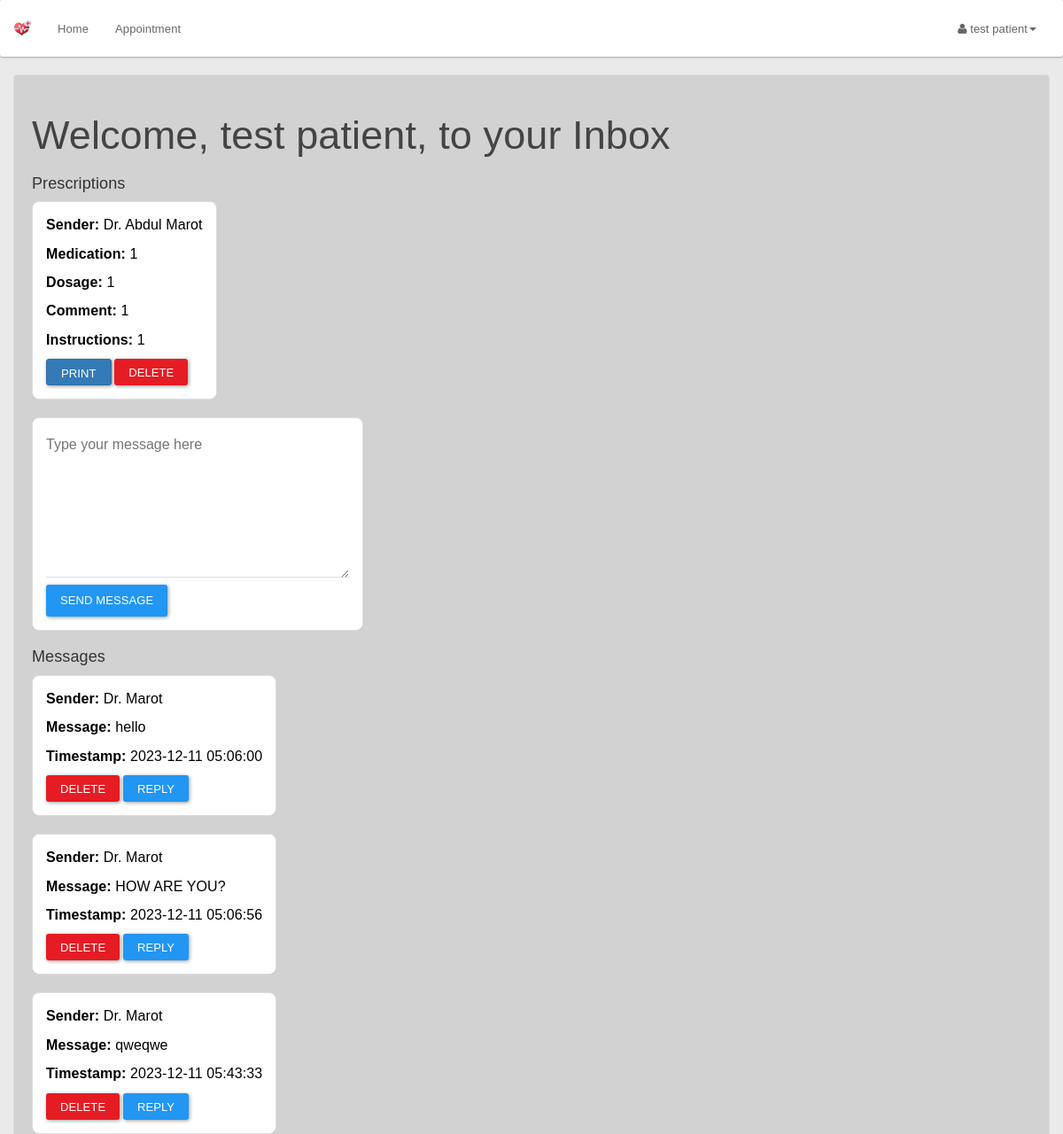
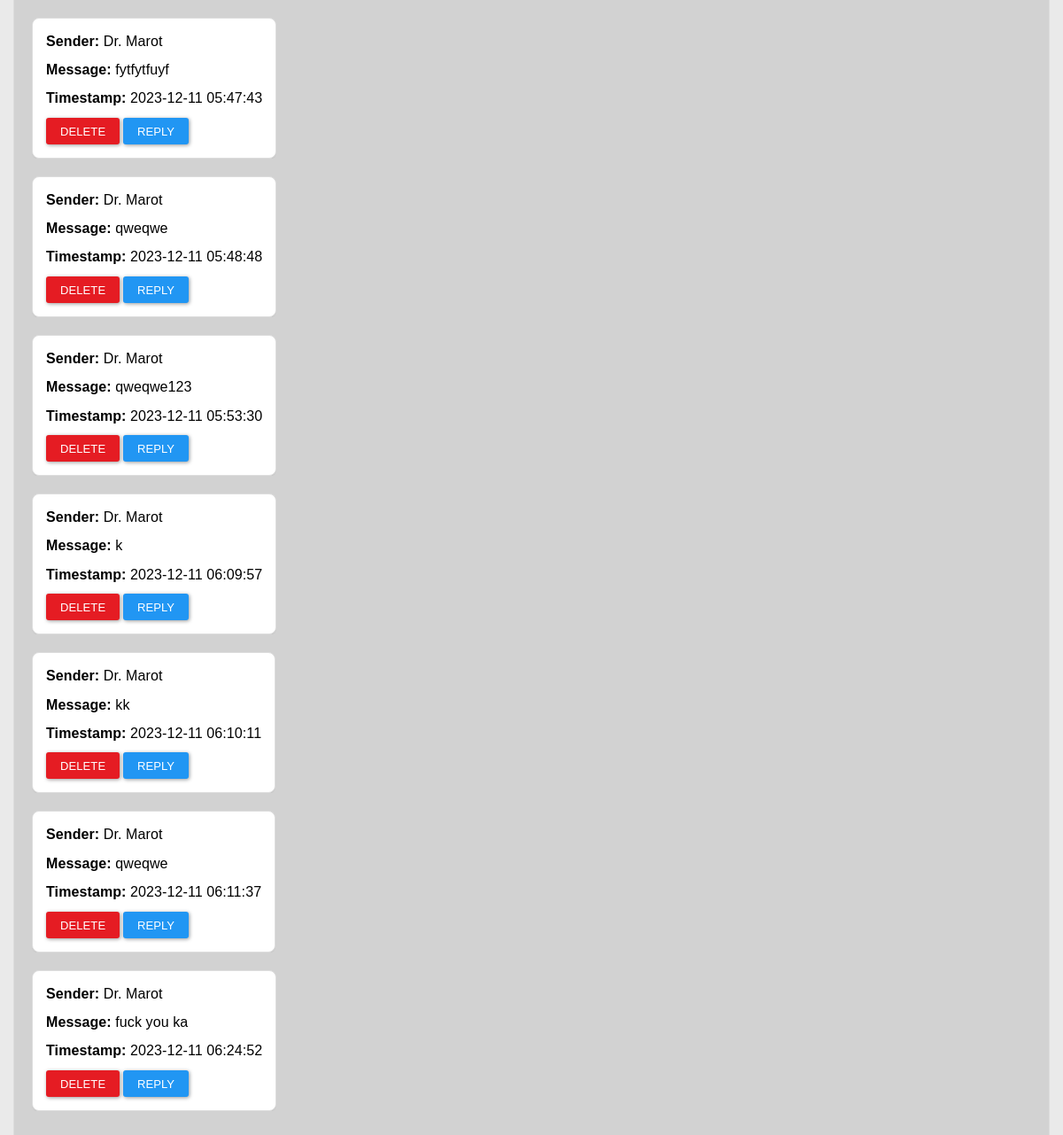
Screenshot of /patient/inbox.php (signed in) with the database file from the repository (2 pictures, top to bottom).
### tables this page shows
CREATE TABLE `patient` (
  `philhealthId` bigint(12) NOT NULL,
  `password` varchar(20) NOT NULL,
  `patientFirstName` varchar(20) NOT NULL,
  `patientLastName` varchar(20) NOT NULL,
  `patientMaritialStatus` varchar(10) NOT NULL,
  `patientDOB` date NOT NULL,
  `patientGender` varchar(10) NOT NULL,
  `patientAddress` varchar(100) NOT NULL,
  `patientPhone` varchar(15) NOT NULL,
  `patientEmail` varchar(100) NOT NULL,
  `appointmentType` enum('tb','prenatal') NOT NULL DEFAULT 'tb'
);

CREATE TABLE `prenatalprescription` (
  `prescriptionId` int(11) NOT NULL,
  `philhealthId` bigint(20) DEFAULT NULL,
  `medication` varchar(255) NOT NULL,
  `icDoctor` bigint(20) DEFAULT NULL,
  `dosage` varchar(100) NOT NULL,
  `comment` text NOT NULL,
  `instructions` text NOT NULL,
  `prescriptionDate` date DEFAULT current_timestamp()
);

CREATE TABLE `doctor` (
  `icDoctor` bigint(12) NOT NULL,
  `password` varchar(20) NOT NULL,
  `doctorId` int(3) NOT NULL,
  `doctorFirstName` varchar(50) NOT NULL,
  `doctorLastName` varchar(50) NOT NULL,
  `doctorAddress` varchar(100) NOT NULL,
  `doctorPhone` varchar(15) NOT NULL,
  `doctorEmail` varchar(20) NOT NULL,
  `doctorDOB` date NOT NULL,
  `doctorRole` varchar(255) DEFAULT NULL
);

CREATE TABLE `doctormessages` (
  `messageId` int(11) NOT NULL,
  `senderId` bigint(20) DEFAULT NULL,
  `receiverId` bigint(20) DEFAULT NULL,
  `messageContent` text DEFAULT NULL,
  `timestamp` timestamp NOT NULL DEFAULT current_timestamp()
);

### patient/inbox.php (the view, shortened to what this page needs)
<?php
include_once '../assets/conn/dbconnect.php';
$session = $_SESSION['patientSession'];
$res = mysqli_query($con, "SELECT * FROM patient WHERE philhealthId=" . $session);
$userRow = mysqli_fetch_array($res, MYSQLI_ASSOC);
$appointmentType = $userRow['appointmentType'];
$prescriptionQuery = "";
if ($appointmentType === 'tb') {
    $prescriptionQuery = "SELECT t.*, d.doctorFirstName, d.doctorLastName
                          FROM tbprescription t
                          JOIN doctor d ON t.icDoctor = d.icDoctor
                          WHERE t.philhealthId=" . $userRow['philhealthId'];
} elseif ($appointmentType === 'prenatal') {
    $prescriptionQuery = "SELECT p.*, d.doctorFirstName, d.doctorLastName
                          FROM prenatalprescription p
                          JOIN doctor d ON p.icDoctor = d.icDoctor
                          WHERE p.philhealthId=" . $userRow['philhealthId'];
}
if (!empty($prescriptionQuery)) {
    $prescriptionResult = mysqli_query($con, $prescriptionQuery);
} else {
    echo "Error: Appointment type not found.";
    exit;
}
function getAppointmentLink($appointmentType, $patientId)
{
    if ($appointmentType == 'tb') {
        return "tbpatientapplist.php?patientId=$patientId";
    } elseif ($appointmentType == 'prenatal') {
        return "patientapplist.php?patientId=$patientId";
    } else {
        return "#";
    }
}
?>
<!DOCTYPE html>
<html lang="en">
<head>
    <link href="assets/css/material.css" rel="stylesheet">
    <link href="assets/css/default/style.css" rel="stylesheet">
    <link href="assets/css/default/blocks.css" rel="stylesheet">
    <link href="assets/css/date/bootstrap-datepicker.css" rel="stylesheet">
    <link href="assets/css/date/bootstrap-datepicker3.css" rel="stylesheet">
    <link rel="stylesheet" href="assets/font-awesome/css/font-awesome.min.css" />
</head>
<body>
    <nav class="navbar navbar-default" role="navigation">
        <div class="container-fluid">
            <div class="navbar-header">
                <a class="navbar-brand" href="patient.php"><img alt="Brand" src="assets/img/cd-logo.png" height="20px"></a>
            </div>
            <div class="collapse navbar-collapse" id="bs-example-navbar-collapse-1">
                <ul class="nav navbar-nav">
                    <li><a href="patient.php">Home</a></li>
                    <li>
                        <a href="<?php echo getAppointmentLink($userRow['appointmentType'], $userRow['philhealthId']); ?>">Appointment</a>
                    </li>
                </ul>
                <ul class="nav navbar-nav navbar-right">
                    <li class="dropdown">
                        <a href="#" class="dropdown-toggle" data-toggle="dropdown"><i class="fa fa-user"></i> <?php echo $userRow['patientFirstName']; ?> <?php echo $userRow['patientLastName']; ?><b class="caret"></b></a>
                    </li>
                </ul>
            </div>
        </div>
    </nav>
    <div class="container">
        <section style="padding-bottom: 50px; padding-top: 0;">
            <div class="row">
                <div class="col-md-12">
                    <h2>Welcome, <?php echo $userRow['patientFirstName'] . ' ' . $userRow['patientLastName']; ?>, to your Inbox</h2>
                    <h3 class="prescriptions-header">Prescriptions</h3>
                    <?php
                    while ($prescriptionRow = mysqli_fetch_array($prescriptionResult, MYSQLI_ASSOC)) {
                        $messageClass = ($prescriptionRow['philhealthId']) ? 'doctor-message' : 'user-message';
                    ?>
                        <div class="message-container <?php echo $messageClass; ?>">
                            <div class="message">
                                <p><strong>Sender:</strong> Dr. <?php echo $prescriptionRow['doctorFirstName'] . ' ' . $prescriptionRow['doctorLastName']; ?></p>
                                <p><strong>Medication:</strong> <?php echo $prescriptionRow['medication']; ?></p>
                                <p><strong>Dosage:</strong> <?php echo $prescriptionRow['dosage']; ?></p>
                                <p><strong>Comment:</strong> <?php echo $prescriptionRow['comment']; ?></p>
                                <p><strong>Instructions:</strong> <?php echo $prescriptionRow['instructions']; ?></p>
                                <button class="btn btn-primary btn-print custom-btn" onclick="printPrescription(<?php echo $prescriptionRow['prescriptionId']; ?>)">Print</button>
                                <form action="deletePrescription.php" method="post" style="display: inline;">
                                    <button type="submit" class="btn btn-danger custom-btn">Delete</button>
                                </form>
                            </div>
                        </div>
                        <div class="message-container">
                            <div class="message">
                                <form action="sendmessage.php" method="post">
                                    <textarea name="message" placeholder="Type your message here"></textarea>
                                    <button type="submit" class="btn btn-primary">Send Message</button>
                                </form>
                            </div>
                        </div>
                        <h3 class="messages-header">Messages</h3>
                        <?php
                        $messageQuery = "SELECT * FROM doctormessages WHERE receiverId=" . $userRow['philhealthId'] . " AND senderId=" . $prescriptionRow['icDoctor'];
                        $messageResult = mysqli_query($con, $messageQuery);
                        if ($messageResult) {
                            if (mysqli_num_rows($messageResult) > 0) {
                                while ($messageRow = mysqli_fetch_array($messageResult, MYSQLI_ASSOC)) {
                                    $messageSender = 'Dr. ' . $prescriptionRow['doctorLastName'];
                        ?>
                                    <div class="message-container user-message">
                                        <div class="message">
                                            <p><strong>Sender:</strong> <?php echo $messageSender; ?></p>
                                            <p><strong>Message:</strong> <?php echo $messageRow['messageContent']; ?></p>
                                            <p><strong>Timestamp:</strong> <?php echo $messageRow['timestamp']; ?></p>
                                            <form action="deleteMessage.php" method="post" style="display: inline-block;">
                                                <button type="submit" class="btn btn-danger custom-btn">Delete</button>
                                            </form>
                                            <button class="btn btn-primary custom-btn reply-btn" data-toggle="modal" data-target="#sendMessageModal_<?php echo $prescriptionRow['icDoctor']; ?>" data-doctorid="<?php echo $prescriptionRow['icDoctor']; ?>">Reply</button>
                                        </div>
                                    </div>
                        <?php
                                }
                            } else {
                                echo '<div class="message-container user-message"><p>No messages.</p></div>';
                            }
                        } else {
                            echo "Error in SQL query: " . mysqli_error($con);
                        }
                        ?>
                    <?php
                    }
                    ?>
                </div>
            </div>
        </section>
    </div>
</body>
</html>

### patient/assets/css/default/style.css (style rules this page uses)
body { background-color: #EAEAEA !important; }
.navbar-default .navbar-brand { color:#fff; font-size:30px; font-weight:bold; }
.navbar { margin-bottom: 0px !important; }

### patient/assets/css/default/blocks.css (style rules this page uses)
*, *:after, *:before { box-sizing: border-box; }

### patient/inbox.php (style rules this page uses)
body { font-family: 'Arial', sans-serif; background-color: #f2f2f2; margin: 0; }
.container { background-color: rgba(0, 0, 0, 0.1); padding: 20px; border: 1px solid #ddd; border-radius: 4px; margin-top: 20px; color: #fff; }
.message-container { margin-bottom: 20px; overflow: hidden; display: flex; align-items: flex-start; }
.message { background-color: #fff; padding: 15px; border: 1px solid #ddd; border-radius: 8px; box-shadow: 0 1px 1px rgba(0, 0, 0, 0.05); color: #000; }
.message p { margin: 0 0 10px; font-size: 16px; line-height: 1.4; }
.message p { margin: 0 0 10px; }
.btn-print { background-color: #337ab7; border: 1px solid #2e6da4; color: #fff; }
.custom-btn { height: 30px; line-height: 1.5; }
form textarea { height: 165px; width: 100%; resize: vertical; }
.prescriptions-header, .messages-header { margin-bottom: 10px; font-size: 18px; color: #333; }
.prescriptions-header, .messages-header { margin-bottom: 10px; font-size: 18px; color: #333; margin-top: 20px; }

### rows the page displays
patient: patientFirstName "test", patientLastName "patient"
prenatalprescription: icDoctor.doctorFirstName "Abdul", icDoctor.doctorLastName "Marot", medication "1", dosage "1", comment "1", instructions "1"
doctormessages: senderId.doctorLastName "Dr. Marot", messageContent "hello", timestamp "2023-12-11 05:06:00"
doctormessages: senderId.doctorLastName "Dr. Marot", messageContent "HOW ARE YOU?", timestamp "2023-12-11 05:06:56"
doctormessages: senderId.doctorLastName "Dr. Marot", messageContent "qweqwe", timestamp "2023-12-11 05:43:33"
doctormessages: senderId.doctorLastName "Dr. Marot", messageContent "fytfytfuyf", timestamp "2023-12-11 05:47:43"
doctormessages: senderId.doctorLastName "Dr. Marot", messageContent "qweqwe", timestamp "2023-12-11 05:48:48"
doctormessages: senderId.doctorLastName "Dr. Marot", messageContent "qweqwe123", timestamp "2023-12-11 05:53:30"
doctormessages: senderId.doctorLastName "Dr. Marot", messageContent "k", timestamp "2023-12-11 06:09:57"
doctormessages: senderId.doctorLastName "Dr. Marot", messageContent "kk", timestamp "2023-12-11 06:10:11"
doctormessages: senderId.doctorLastName "Dr. Marot", messageContent "qweqwe", timestamp "2023-12-11 06:11:37"
doctormessages: senderId.doctorLastName "Dr. Marot", messageContent "fuck you ka", timestamp "2023-12-11 06:24:52"
